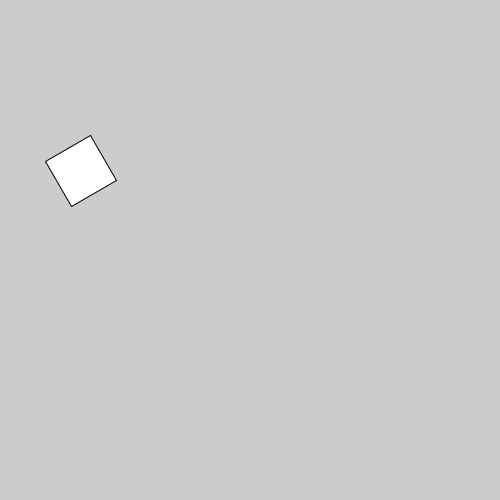
Frame 1 (no input)
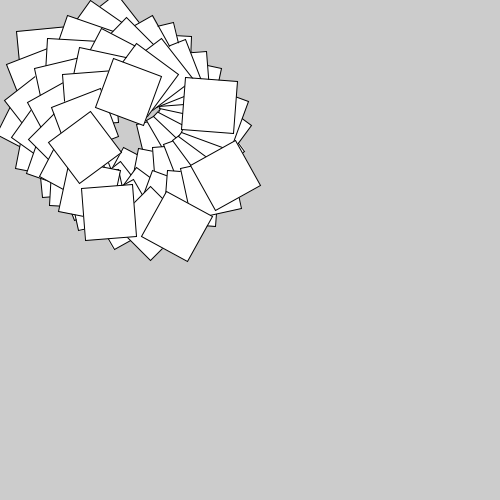
Frame 60 (the mouse pressed at the canvas centre just before this capture)
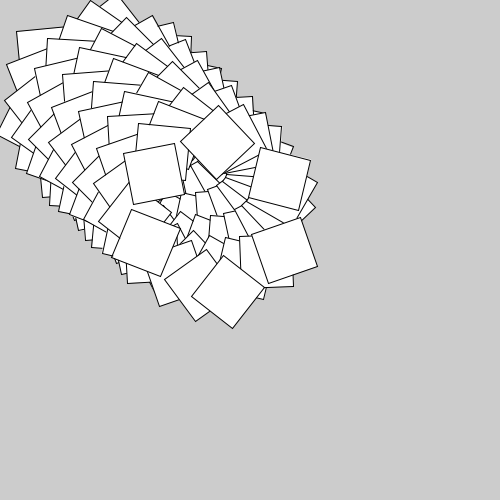
Frame 120 (the mouse held since frame 60 and released just before this capture)

The Processing sketch that drew these frames (run headless with seeded random() and noise(); from frame 60 on, the mouse is pressed at the canvas centre):

// Processing sketch: processing_115601
// ── processing_115601.pde

/*
  Rotating squares on a moving circle 
 */

// rotation angle
float angle= PI/3.0;
int move= 100;

void setup() {
  size(500, 500);
}

void draw() {
  //Moving zero-coordinate point
  translate(move, move);
  // rotate the rectangle
  rotate(angle);
  // draw the rectangle
  rect(26, 26, 52, 52);
  // Increase the angle for the next rectangle
  angle++;
  // Move the center the circle
  move++;
}
